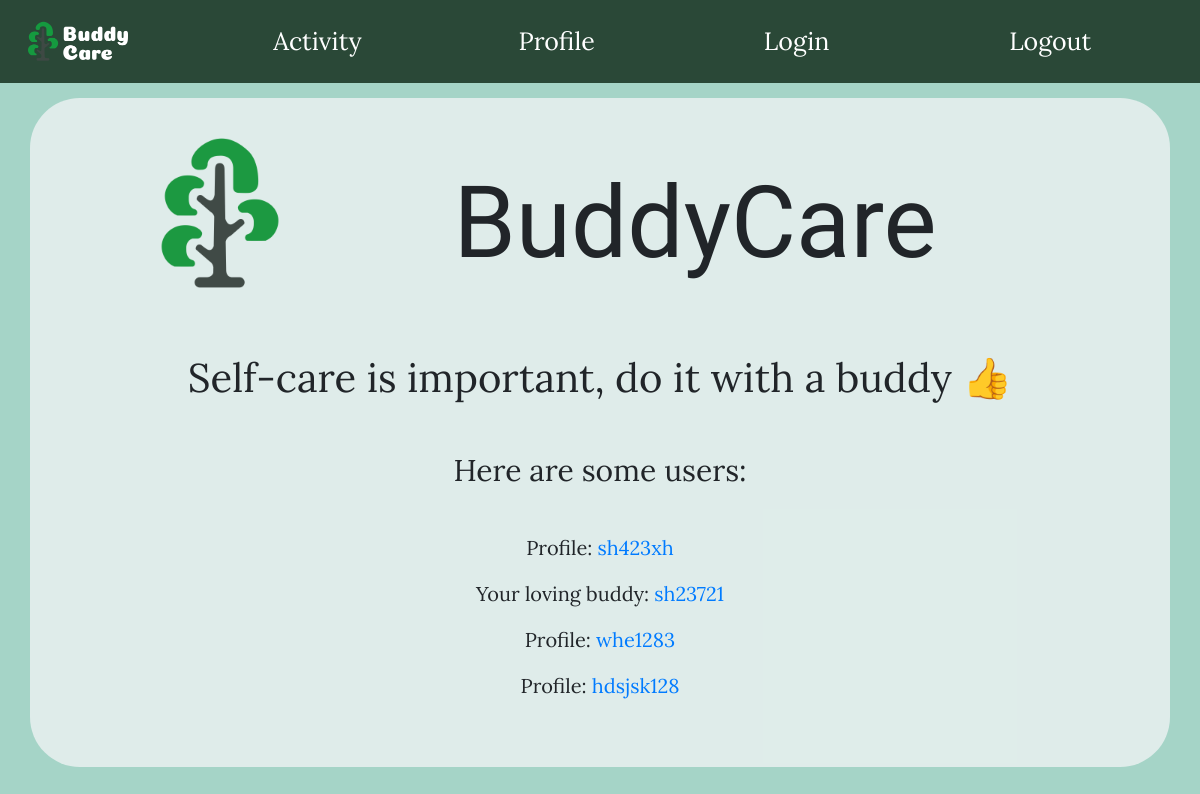
The app's page /home (signed in) with its own data.
### main.py (models this page shows, shortened)
class User(db.Model):
    id = db.Column("id", db.Integer, primary_key= True)
    username = db.Column("username", db.String(100))
    password = db.Column("password", db.String(100))
    bud = db.Column("bud", db.Boolean)
    activity = db.Column("activity", db.String(100))
    streak = db.Column("streak", db.Integer, primary_key=True)
    bio = db.Column("bio", db.String(300))
    achieve = db.Column("achieve", db.String(300))
    joke = db.Column("joke", db.String(200))
    budName = db.Column("buddy",db.String(200))
    image_file = db.Column("img", db.String(100), default="sunflowers.jpg")

### main.py (the view)
@app.route("/")
@app.route('/home')
def home():
    if User == None or len(User.query.all())==0:
        flash("Last user was not properly logged out - logging out!")
        return redirect("logout")
    elif 'name' in session:
        found_user = User.query.filter_by(username = session['name']).first()
        if found_user:
            return render_template("index.html", values=User.query.all(),userFound=True,user=found_user)
        else:
            session.pop("name",None)
            return render_template("index.html",userFound=False)
    else:
        return render_template("index.html", values=User.query.all(),userFound=False)

### main.py (called while the page is built)
@app.before_request
def before_request():
    g.user = None
    if User:
        if 'name' in session and not(session['name'] == None):
            user = User.query.filter_by(username = session['name']).first()
            g.user = user

### templates/index.html (shortened to what this page needs)
{% extends "base.html" %}
{% block content %}
    <div class="container">
        <div class="image">
            <img src= "/static/images/icon.png" alt="logo" style="width:150px;">
        </div>
            <p style="font-family:coiny; font-size:100px; padding:10px">BuddyCare</p><br>
            <p class="systemText" style="font-size:40px">Self-care is important, do it with a buddy &#128077;</p><br>
        {% if userFound %}
            <p class="systemText" style="font-size:30px">Here are some users:</p><br>
            {% for item in values %}
                {% if userFound %}
                    {% if item.username == user.budName %}<p class="systemText" style="font-size:20px">
                    Your loving buddy: <a  href="/{{item.username}}">{{item.username}}</a><br> </p>
                    {% endif %}
                    {% if (not item == user) and (item.bud == True) %}<p class="systemText" style="font-size:20px">
                    Profile: <a  href="/{{item.username}}">{{item.username}}</a><br></p>
                    {% endif %}
                {% else %}
                    {% if item.bud == True %}<p class="systemText" style="font-size:20px">
                    Profile: <a  href="/{{item.username}}">{{item.username}}</a><br></p>
                    {% endif %}
                {% endif %}
            {% endfor %}
        {% endif %}
        </div>
    </div>
{% endblock %}

### static/style.css (style rules this page uses)
body { margin: 0; font-family: 'Lora'; text-shadow: border; background-color: rgb(165, 212, 199) }
.container { margin-top: 15px; margin-bottom: 15px; padding-top: 40px; padding-right: 100px; padding-bottom: 50px; padding-left: 100px; text-align: center; background-color: rgba(241, 244, 245, 0.769); border-radius: 50px 50px 50px 50px; vertical-align: center; }
p { font-family: 'Montserrat'; font-style: bold; font-size: 18px; font-weight: 400; }
.systemText { font-family: 'Lora'; font-size: 30px; font-weight: 400; }
.image { width: 200px; height: 200px; overflow: hidden; display: block; margin: 0 auto; float: left; padding: 0 20px 20px 0; }

### records on screen
User: username "sh423xh"
User: username "sh23721"
User: username "whe1283"
User: username "hdsjsk128"
